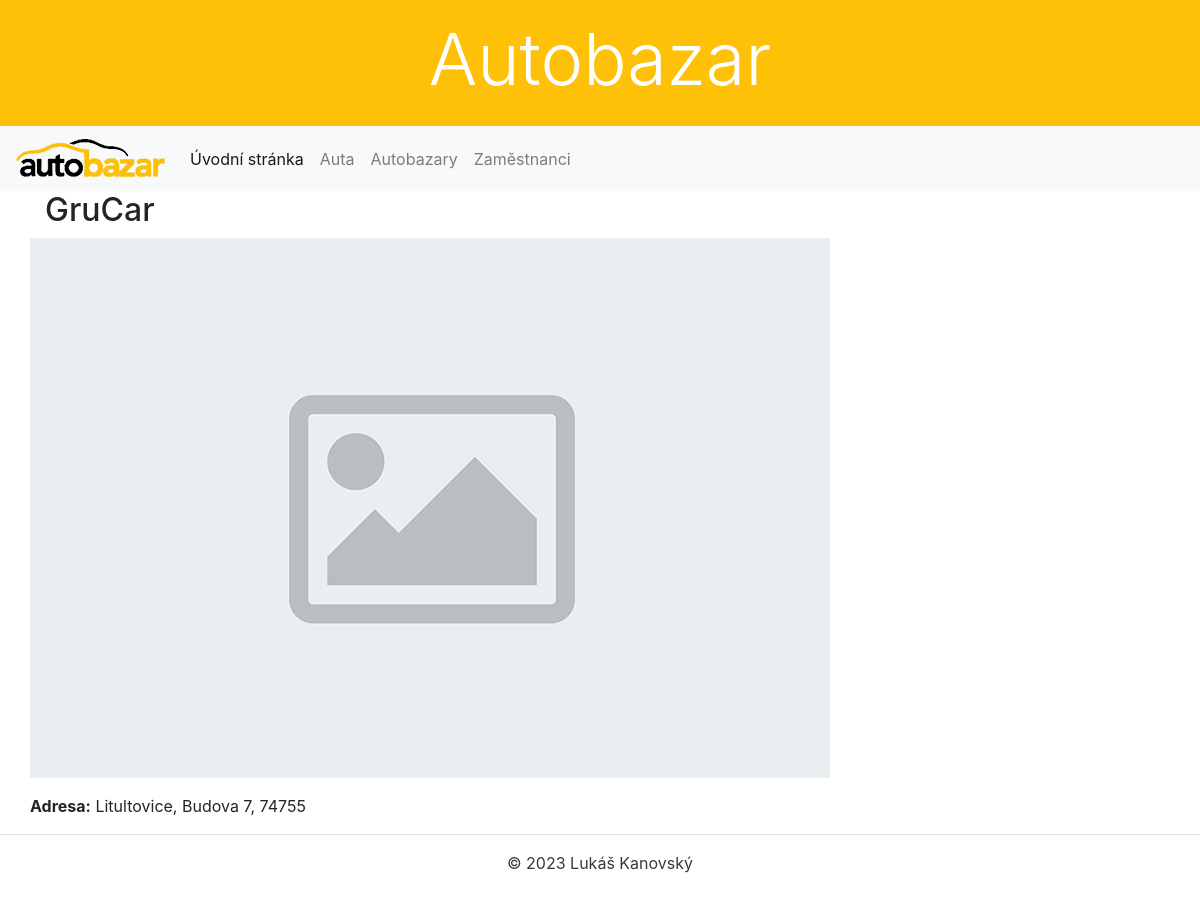
The page /autobazar/autobazary/1 on the database its author committed.
### autobazar/models.py (models this page shows)
class Autobazar(models.Model):
    nazev = models.CharField(max_length=100, null=False, blank=False, verbose_name='Název autobazaru', help_text='Zadejte název autobazaru')
    obec = models.CharField(max_length=100, null=False, blank=False, verbose_name='Obec', help_text='Zadejte obec, ve které se autobazar nachází')
    ulice = models.CharField(max_length=50, null=False, blank=False, verbose_name='Ulice', help_text='Zadejte ulici, ve které se autobazar nachází')
    psc = models.PositiveIntegerField(null=False, blank=False, verbose_name='PSČ', help_text='Zadejte PSČ')
    fotka = models.ImageField(upload_to='autobazary', null=True, blank=True, verbose_name='Logo autobazaru', help_text='Nahrejte logo autobazaru', default='uploads/default.jpg')
    class Meta:
        verbose_name = 'Autobazar'
        verbose_name_plural = 'Autobazary'
        ordering = ['nazev']
    def __str__(self):
        return self.nazev

### autobazar/views.py (the view)
# urls.py: path('autobazary/<int:pk>', views.AutobazarDetailView.as_view(), name='autobazar_detail'),
class AutobazarDetailView(DetailView):
    model = Autobazar
    template_name = 'autobazar/detail.html'
    context_object_name = 'autobazar'

### autobazar/templates/autobazar/detail.html (shortened to what this page needs)
{% extends 'base.html' %}
{% block content %}
    <h2>{{ autobazar.nazev }}</h2>
    <div class="row">
        <div>
            <img src="{{ autobazar.fotka.url }}" alt="{{ autobazar.nazev }}"
                 class="img-fluid">
            <p class="mt-3"><b>Adresa:</b> {{ autobazar.obec }}, {{ autobazar.ulice }}, {{ autobazar.psc }}</p>
        </div>
    </div>
{% endblock %}

### rows shown on the page
Autobazar: nazev "GruCar", fotka (placeholder picture), obec "Litultovice", ulice "Budova 7", psc "74755"
